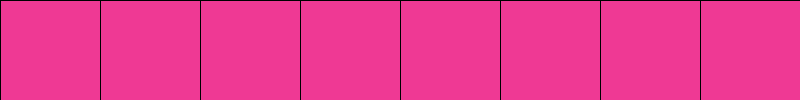
Frame 1 (no input)
Frame 60 (the mouse pressed at the canvas centre just before this capture): identical to frame 1, image omitted
Frame 120 (the mouse held since frame 60 and released just before this capture): identical to frame 1, image omitted

The Processing sketch that drew this single still picture (run headless with seeded random() and noise(); from frame 60 on, the mouse is pressed at the canvas centre):

// Processing sketch: week03_2
// ── week03_2.pde
// week03-2 好玩的程式設計 Processing 結合 for() + if()
//Ctrl-N 開新的程式視窗
void setup() {
  size(800, 100);
}
void draw() {
  background(#EF3994); // 用 Tool-色彩選擇器 挑色彩
  for (int x = 0; x < 800; x += 100) { // x: 0 100 200 ...
    if (x < mouseX && mouseX < x + 100) fill(0,255,0);
    else fill (#EF3994); //依照 mouseX 的位置,決定色彩
    rect(x, 0, 100, 100);
  }
}
